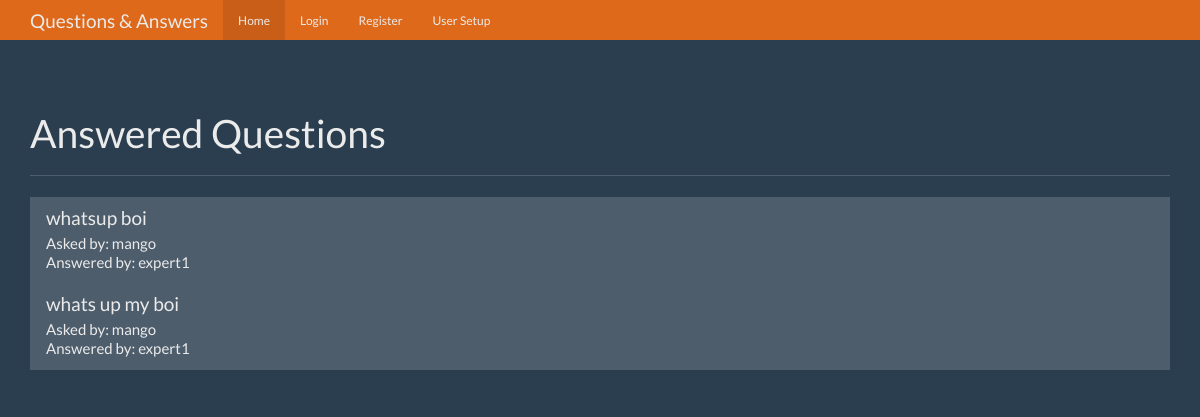
The page / on the database its author committed.
### tables this page shows
CREATE TABLE questions (
    id integer primary key autoincrement,
    question_text text not null,
    answer_text text,
    asked_by_id integer not null,
    expert_id integer not null
);

CREATE TABLE users (
    id integer primary key autoincrement,
    name text not null,
    password text not null,
    expert boolean not null,
    admin boolean not null 
);

### app.py (the view)
@app.route('/')
def index():
    user = get_current_user()
    db=get_db()
    question_cur = db.execute('''select
                                    questions.id as question_id,
                                    questions.question_text,
                                    askers.name as asker_name,
                                    experts.name as expert_name
                                from questions
                                join users as askers on askers.id = questions.asked_by_id
                                join users as experts on experts.id = questions.expert_id
                                where questions.answer_text is not null''')
    question_result = question_cur.fetchall()
    return render_template('home.html', user=user, questions=question_result )

### app.py (called while the page is built)
def get_current_user():
    user_result = None
    if 'user' in session:
        user = session['user']
        db = get_db()
        user_cur = db.execute('select id, name, password, expert, admin from users where name = ?', [user])
        user_result = user_cur.fetchone()
    return user_result

### database.py (called while the page is built)
def connect_db():
    sql = sqlite3.connect(r'f:\Projects\questionandanswer\questions.db')
    sql.row_factory = sqlite3.Row
    return sql

def get_db():
    if not hasattr(g, 'sqlite_db'):
        g.sqlite_db = connect_db()
    return g.sqlite_db

### templates/home.html (shortened to what this page needs)
{% extends "base.html" %}
{% from "show_links.html" import show_links %}
{% block nav %}
{{ show_links(user) }}
{% endblock %}
{% block body %}
  <div class="page-header">
    <h1>Answered Questions</h1>
  </div>
  <div class="row">
    <div class="col-lg-12">
      <div class="list-group">
        {% for question in questions %}
        <a href="{{url_for('question', question_id = question['question_id'])}}" class="list-group-item">
          <h4 class="list-group-item-heading">{{question['question_text']}}</h4>
          <p class="list-group-item-text">Asked by: {{question['asker_name']}} </p>
          <p class="list-group-item-text">Answered by: {{question['expert_name']}}</p>
        </a>
        {% endfor %}
      </div>
    </div>
  </div>
{% endblock %}

### static/theme.css (style rules this page uses)
body { padding-top: 70px; padding-bottom: 30px; }

### rows shown on the page
questions: question_text "whatsup boi", asker_name "mango", expert_name "expert1"
questions: question_text "whats up my boi", asker_name "mango", expert_name "expert1"
